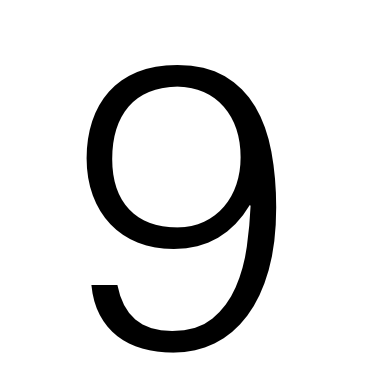
#> input picture digit_recognizer/my_data/orig/1.png, 372 x 390 px
$ jupyter execute --allow-errors digit_recognition.ipynb   (shell and % lines are left out)   (Python 2 division)   (older library calls are emulated)
#> lines starting #> are read from the running program, lines starting #| are printed output that depends on the picture; after the words box and inside, x2 and y2 are one past the last pixel; in counts of white or black regions, pixels touching at a corner belong together
# Machine Learning Engineer Nanodegree
## Deep Learning
## Project: Build a Digit Recognition Program

In this notebook, a template is provided for you to implement your functionality in stages which is required to successfully complete this project. If additional code is required that cannot be included in the notebook, be sure that the Python code is successfully imported and included in your submission, if necessary. Sections that begin with **'Implementation'** in the header indicate where you should begin your implementation for your project. Note that some sections of implementation are optional, and will be marked with **'Optional'** in the header.

In addition to implementing code, there will be questions that you must answer which relate to the project and your implementation. Each section where you will answer a question is preceded by a **'Question'** header. Carefully read each question and provide thorough answers in the following text boxes that begin with **'Answer:'**. Your project submission will be evaluated based on your answers to each of the questions and the implementation you provide.

>**Note:** Code and Markdown cells can be executed using the **Shift + Enter** keyboard shortcut. In addition, Markdown cells can be edited by typically double-clicking the cell to enter edit mode.

----
## Step 1: Design and Test a Model Architecture
Design and implement a deep learning model that learns to recognize sequences of digits. Train the model using synthetic data generated by concatenating character images from [notMNIST](http://yaroslavvb.blogspot.com/2011/09/notmnist-dataset.html) or [MNIST](http://yann.lecun.com/exdb/mnist/). To produce a synthetic sequence of digits for testing, you can for example limit yourself to sequences up to five digits, and use five classifiers on top of your deep network. You would have to incorporate an additional ‘blank’ character to account for shorter number sequences.

There are various aspects to consider when thinking about this problem:
- Your model can be derived from a deep neural net or a convolutional network.
- You could experiment sharing or not the weights between the softmax classifiers.
- You can also use a recurrent network in your deep neural net to replace the classification layers and directly emit the sequence of digits one-at-a-time.

Here is an example of a [published baseline model on this problem](http://static.googleusercontent.com/media/research.google.com/en//pubs/archive/42241.pdf). ([video](https://www.youtube.com/watch?v=vGPI_JvLoN0))

### Implementation
Use the code cell (or multiple code cells, if necessary) to implement the first step of your project. Once you have completed your implementation and are satisfied with the results, be sure to thoroughly answer the questions that follow.

### Prepare Synthetic MNIST digit sequences

[cell 1]
### Generating Synthetic MNIST Data

#!/usr/bin/env python2
# -*- coding: utf-8 -*-

"""
#%%
"""

# import modules

import numpy as np
import os
import random
import sys
import gzip
import idx2numpy
import matplotlib.pyplot as plt
from IPython.display import display, Image
from scipy import ndimage
from scipy.misc import imsave
from sklearn.linear_model import LogisticRegression
from six.moves.urllib.request import urlretrieve
from six.moves import cPickle as pickle
from socket import socket

# global variables

idisplay = 1
num_merge = 5
img_height = 28
img_width = 28

np.random.seed(133)

# MNIST dataset
mnist_url = 'http://yann.lecun.com/exdb/mnist/'

#%%

# download, extract and display sample images

mnist_data = './mnist_data/'
if not os.path.isdir(mnist_data):
    print ('Creating dir:', mnist_data)
    os.mkdir(mnist_data)

# reused/modified from tensorflow 1_notmnist.ipynb

last_percent_reported = None
# [16 lines left out: function download_progress_hook, not called in this run]

def maybe_download(url, filename, expected_bytes, force=False):
  """Download a file if not present, and make sure it's the right size."""

  if force or not os.path.exists(filename):
    print('Attempting to download:', filename)
    filename, _ = urlretrieve(url+filename, mnist_data+filename, reporthook=download_progress_hook)
    print('\nDownload Complete!')

  statinfo = os.stat(filename)
  if statinfo.st_size == expected_bytes:
    print('Found and verified', filename)
  else:
    raise Exception(
      'Failed to verify ' + filename + '. Can you get to it with a browser?')
  return mnist_data+filename

#> (the rest of this cell did not finish here and is left out)

[cell 2]
# [33 lines left out: function createSequences, not called in this run]

#> (the rest of this cell did not finish here and is left out)

[cell 3]
mnist_merged = './mnist_merged/'
mnist_merged_train = './mnist_merged/merged_train'
mnist_merged_test  = './mnist_merged/merged_test'

if not os.path.isdir(mnist_merged):
    print ('Creating dir:', mnist_merged)
    os.mkdir(mnist_merged)
    os.mkdir(mnist_merged_train)
    os.mkdir(mnist_merged_test)

print 'Saving merged train images to: {} ...'.format(mnist_merged_train)
#> (the rest of this cell did not finish here and is left out)

### MNIST : CNN Model to detect sequences up to 5 digits

[cell 4]
#!/usr/bin/env python2
# -*- coding: utf-8 -*-
"""
Created on Fri Jan 20 22:19:29 2017

@author: harik
"""

""""
MNIST MODEL:

    -------------------------------------------------------------------------------
    CNN Model Architecture for multi digit recognition implemented with TensorFlow
    -------------------------------------------------------------------------------
      inputs    [batch_size, 28, 140, 1]
      conv1     [patch=3x15, stride=1x1, padding=valid, 16 features]
      relu1     [relu]
      maxpool1  [patch=2x2, stride=2x2, padding=valid]
      conv2     [patch=4x20, stride=1x1, padding=valid, 32 features]
      relu2     [relu]
      maxpool2  [patch=2x2, stride=2x2, padding=valid]
      conv3     [patch=5x22, stride=1x1, padding=valid, 96 features]
      relu2     [relu]
      drop_out  10 %
      fc        [nodes=64]
      outputs   [y1,y2,y3,y4,y5]

SVHN MODEL:

    -------------------------------------------------------------------------------
    CNN Model Architecture for multi digit recognition implemented with TensorFlow
    -------------------------------------------------------------------------------
      inputs    [batch_size, 32, 32, 1]
      conv1     [patch=5x5, stride=1x1, padding=valid, 16 features]
      relu1     [relu]
      maxpool1  [patch=2x2, stride=2x2, padding=valid]
      conv2     [patch=5x5, stride=1x1, padding=valid, 32 features]
      relu2     [relu]
      maxpool2  [patch=2x2, stride=2x2, padding=valid]
      conv3     [patch=5x5, stride=1x1, padding=valid, 96 features]
      relu2     [relu]
      drop_out  20 %
      fc        [nodes=64]
      outputs   [y1,y2,y3,y4,y5]

"""

#%%

# program mode control

debug     = 1
idisplay  = 0
svhn_en   = 0
mnist_en  = 0
mydata_en = 1
restore_session = 1

if mnist_en:
    num_steps  = 7125
    num_val    = 6000
    num_tests  = 10000
    img_width  = 140
    img_height = 28
    predict_bbox = 0
    session_name = 'session/digit_recognizer.mnist.ckpt'
elif svhn_en or mydata_en:
    num_steps  = 60000
    num_val    = 5684
    num_tests  = 13068
    img_width  = 32
    img_height = 32
    predict_bbox = 1
    localized_data = 0

    if predict_bbox:
        string = 'MeanSqError'
    else:
        string = 'accuracy'

    if localized_data:
        session_name = 'session/digit_recognizer.localized.ckpt'
    elif predict_bbox:
        session_name = 'session/digit_recognizer.bbox.ckpt'
    else:
        session_name = 'session/digit_recognizer.full_image.ckpt'

if mydata_en:
    restore_session = 1

import math
import pickle
import random
import numpy as np
import tensorflow as tf

if idisplay:
    import matplotlib.pyplot as plt
    from PIL import Image
    from IPython.display import display

#> (the rest of this cell did not finish here and is left out)

[cell 5]
if idisplay:
    # [13 lines left out: function display_samples, not called in this run]

    display_samples()

[cell 6]
if mnist_en:

    # params
    in_chan    = 1         # grey scale
    batch_size = 16        # batch size

    # conv1
    c1_patch_h = 3         # patch size 3x15
    c1_patch_w = 15        # patch size 3x15
    c1_depth   = 16        # 16 features (out channels)
    c1_padding = 'VALID' # padding valid
    c1_stride  = [1,1,1,1] # stride 1x1

    # maxpool1
    p1_padding = 'VALID'   # padding valid
    p1_patch   = [1,2,2,1] # patch size 2x2
    p1_stride  = [1,2,2,1] # stride 2x2

    # conv2
    c2_patch_h = 4         # patch size 4x20
    c2_patch_w = 20        # patch size 4x20
    c2_depth   = 32        # 32 features (out channels)
    c2_padding = 'VALID'   # padding valid
    c2_stride  = [1,1,1,1] # stride 1x1

    # maxpool2
    p2_padding = 'VALID'   # padding valid
    p2_patch   = [1,2,2,1] # patch size 2x2
    p2_stride  = [1,2,2,1] # stride 2x2

    # conv3
    c3_patch_h = 5         # patch size 5x22
    c3_patch_w = 22        # patch size 5x22
    c3_depth   = 96        # 96 features (out channels)
    c3_padding = 'VALID'   # padding valid
    c3_stride  = [1,1,1,1] # stride 1x1

    # fc
    keep_prob  = 0.9       # dropout rate
    fc_nodes   = 64        # hidden layer

    # output
    out_digits = 6         # up to 5 digits [1-5]
    out_labels = 11        # detect 0-9 & none

elif svhn_en or mydata_en:

    # params
    in_chan    = 1         # grey scale
    batch_size = 16        # batch size

    # conv1
    c1_patch_h = 5         # patch size 5x5
    c1_patch_w = 5         # patch size 5x5
    c1_depth   = 16        # 16 features (out channels)
    c1_padding = 'VALID'   # padding valid
    c1_stride  = [1,1,1,1] # stride 1x1

    # maxpool1
    p1_padding = 'VALID'   # padding valid
    p1_patch   = [1,2,2,1] # patch size 2x2
    p1_stride  = [1,2,2,1] # stride 2x2

    # conv2
    c2_patch_h = 5         # patch size 5x5
    c2_patch_w = 5         # patch size 5x5
    c2_depth   = 32        # 32 features (out channels)
    c2_padding = 'VALID'   # padding valid
    c2_stride  = [1,1,1,1] # stride 1x1

    # maxpool2
    p2_padding = 'VALID'   # padding valid
    p2_patch   = [1,2,2,1] # patch size 2x2
    p2_stride  = [1,2,2,1] # stride 2x2

    # conv3
    c3_patch_h = 5         # patch size 5x5
    c3_patch_w = 5         # patch size 5x5
    c3_depth   = 96        # 96 features (out channels)
    c3_padding = 'VALID'   # padding valid
    c3_stride  = [1,1,1,1] # stride 1x1

    # fc
    keep_prob  = 0.8       # dropout rate
    fc_nodes   = 64        # hidden layer

    # output
    out_digits = 6         # up to 5 digits [1-5]
    if predict_bbox:
        out_labels = 1     # regression (sigle value)
    else:
        out_labels = 11    # detect 0-9 & none


#> (the rest of this cell did not finish here and is left out)

#> (a cell that did not finish here is left out)

### Excerpts from logfile : submission/mnist.run.log

Loading MNIST pickled data...

Training data shape:  (114000, 28, 140, 1)

Training label shape: (114000, 6)

Validation data shape: (6000, 28, 140, 1)

Validation label shape: (6000, 6)

Test data shape:      (4000, 28, 140, 1)

Test label shape:     (4000, 6)

Data successfully loaded !!

Final image size after convolutions: 1 x 1

Graph done!

Start training: batch_size 16 num_steps 7125

step 0: loss -> 77.57 accuracy -> 1.25%

Validation accuracy: 39.42%

...............

Validation accuracy: 89.86%

step 6750: loss -> 1.53 accuracy -> 96.25%

Validation accuracy: 89.74%

step 7000: loss -> 2.46 accuracy -> 87.5%

**Validation accuracy: 89.53%**

Start Testing: num_tests 10000

[ 8  4  2 10 10] [ 3  4  2 10 10]

[ 9  6  4 10 10] [ 9  6  4 10 10]

[ 0  3 10 10 10] [ 0  3 10 10 10]

[3 5 0 7 7] [3 5 0 9 2]

[ 4 10 10 10 10] [ 4 10 10 10 10]

[ 3 10 10 10 10] [ 3 10 10 10 10]

[1 9 3 7 7] [1 9 3 2 7]

..................

[ 3  4  6 10 10] [ 8  4  6 10 10]

[ 9 10 10 10 10] [ 9 10 10 10 10]

**Test accuracy: 90.695%**

Model saved to file: session/digit_recognizer.ckpt

Tensorboard: tensorboard --logdir=log

#### Full logfile: submission/mnist.run.log

### Question 1
_What approach did you take in coming up with a solution to this problem?_

**Answer:**

- Step1: Create synthetic data by concatenating up to 5 digits from MNIST dataset
- Step2: Create pickle file with train, validation, and test samples
- Step3: Load pickle files and display sample data for sanity
- Step4: Use Tensor flow to create a CNN and train the model and compute validation accuracy
- Step5: Run the model on test set and compute accuracy

### Question 2
_What does your final architecture look like? (Type of model, layers, sizes, connectivity, etc.)_

**Answer:**

    -------------------------------------------------------------------------------------
    CNN Model Architecture for MNIST multi digit recognition implemented with TensorFlow
    -------------------------------------------------------------------------------------
      inputs    [batch_size, 28, 140, 1]
      conv1     [patch=3x15, stride=1x1, padding=valid, 16 features]
      relu1     [relu]
      maxpool1  [patch=2x2, stride=2x2, padding=valid]
      conv2     [patch=4x20, stride=1x1, padding=valid, 32 features]
      relu2     [relu]
      maxpool2  [patch=2x2, stride=2x2, padding=valid]
      conv3     [patch=5x22, stride=1x1, padding=valid, 96 features]
      relu2     [relu]
      drop_out  10 %
      fc        [nodes=64]
      outputs   [y1,y2,y3,y4,y5]

### Question 3
_How did you train your model? How did you generate your synthetic dataset?_ Include examples of images from the synthetic data you constructed.

**Answer:**

- Synthetic data by concatenating up to 5 digits from MNIST dataset. The generated data was used to train the model. Example synthetic images below

#> (a cell that did not finish here is left out)

----
## Step 2: Train a Model on a Realistic Dataset
Once you have settled on a good architecture, you can train your model on real data. In particular, the [Street View House Numbers (SVHN)](http://ufldl.stanford.edu/housenumbers/) dataset is a good large-scale dataset collected from house numbers in Google Street View. Training on this more challenging dataset, where the digits are not neatly lined-up and have various skews, fonts and colors, likely means you have to do some hyperparameter exploration to perform well.

### Implementation
Use the code cell (or multiple code cells, if necessary) to implement the first step of your project. Once you have completed your implementation and are satisfied with the results, be sure to thoroughly answer the questions that follow.

### Prepare SVHN data

[cell 9]
#!/usr/bin/env python2
# -*- coding: utf-8 -*-
"""
Created on Sat Jan 21 11:05:22 2017

@author: harik
"""

#%%

# import modules

from __future__ import print_function
import matplotlib.pyplot as plt
import numpy as np
import os
import random
import sys
import tarfile
import h5py
from IPython.display import display, Image
from scipy import ndimage
from sklearn.linear_model import LogisticRegression
from six.moves.urllib.request import urlretrieve
from six.moves import cPickle as pickle
from PIL import Image

skip_download = 1
skip_extract = 1
np.random.seed(133)

#%%

# MNIST dataset

# SVHN dataset
svhn_url = 'http://ufldl.stanford.edu/housenumbers/'

#%%

# download, extract and display sample images

svhn_data = './svhn_data/'
if not os.path.isdir(svhn_data):
    print ('Creating dir:', svhn_data)
    os.mkdir(svhn_data)

# reused/modified from tensorflow 1_notmnist.ipynb

last_percent_reported = None
# [34 lines left out: functions download_progress_hook, maybe_download, not called in this run]

if skip_download:
    print('Skipping download ...')
    svhn_train_filename = 'train.tar.gz'
    svhn_test_filename = 'test.tar.gz'
    svhn_extra_filename = 'extra.tar.gz'
else:
    svhn_train_filename = Maybe_download(svhn_url, 'train.tar.gz', 404141560)
    svhn_test_filename = maybe_download(svhn_url, 'test.tar.gz', 276555967)
    svhn_extra_filename = maybe_download(svhn_url, 'extra.tar.gz', 1955489752)

# [13 lines left out: function maybe_extract, not called in this run]

if skip_extract:
    print('Skipping extract ...')
    svhn_train_folder = 'svhn_data/train'
    svhn_test_folder  = 'svhn_data/test'
    svhn_extra_folder = 'svhn_data/extra'
else:
    svhn_train_folder = 'svhn_data/' + maybe_extract(svhn_train_filename)
    svhn_test_folder  = 'svhn_data/' + maybe_extract(svhn_test_filename)
    svhn_extra_folder = 'svhn_data/' + maybe_extract(svhn_extra_filename)

# [4 lines left out: function display_samples, not called in this run]
        #display(Image(filename=im_file))

#display_samples(svhn_train_folder)
#display_samples(svhn_test_folder)
#display_samples(svhn_extra_folder)

#%%

# resued/modified: from https://github.com/ritchieng/NumNum/NumNum/load_data.py

# Create dictionary for bounding boxes
print('Creating dictionary of bounding boxes...')
class DigitStructFile:
    def __init__(self, inf):
#> further down, img is the input picture: shape (390, 372, 3); min 0, max 255, mean 220.7
#> `img[img == 255] = 1`:
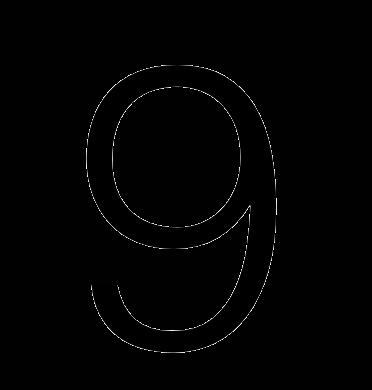
#> img: shape (390, 372, 3); min 0, max 254, mean 2.5
#> `img[img == 0] = 255`:
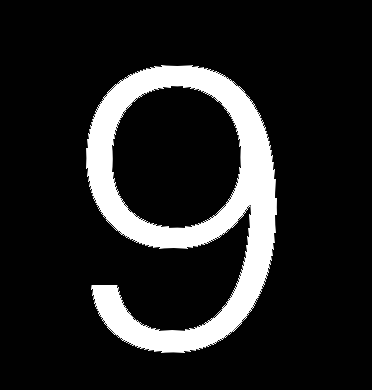
#> img: shape (390, 372, 3); 12.83% of pixels changed, all inside (x1, y1, x2, y2) = (87, 66, 276, 352)
#> (the rest of the program and of its run is left out)
